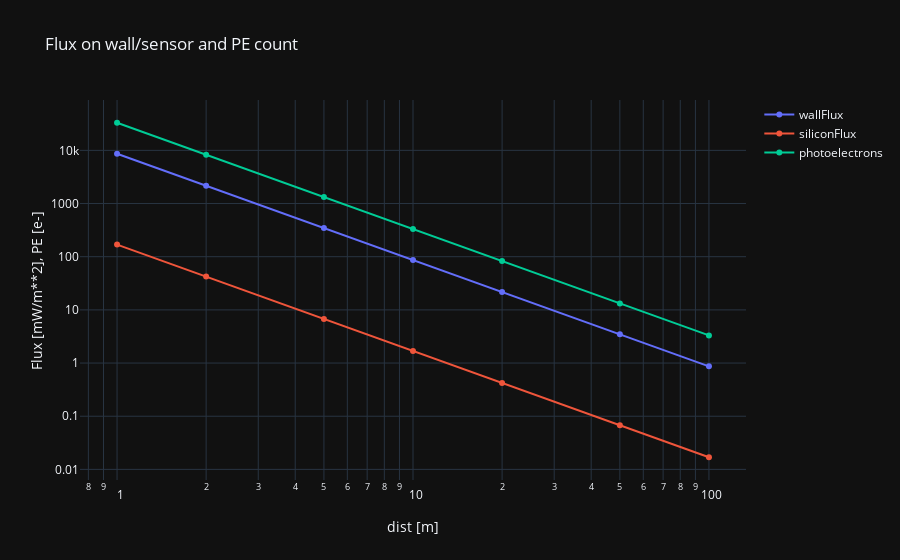

Source (notebook cell):
### Markdown cell above
# Plots vs. distance

### Code cell
dist_vec = np.array([1,2,5,10,20,50,100])
trace0 = go.Scatter(x=dist_vec,
                    y=1000 * photonic.wallFlux(dist_vec=dist_vec), mode='lines+markers',  # Select 'lines', 'markers' or 'lines+markers'
                    name='wallFlux')
trace1 = go.Scatter(x=dist_vec,
                    y=1000 * photonic.siliconFlux2(dist_vec=dist_vec), mode='lines+markers',
                    name='siliconFlux')
trace2 = go.Scatter(x=dist_vec,
                    y=photonic.photoelectron2(dist_vec=dist_vec), mode='lines+markers',
                    name='photoelectrons')

data = [trace0, trace1, trace2]

layout = {'title': 'Flux on wall/sensor and PE count',
          'xaxis': {'title': 'dist [m]',
                    'type': 'log'},  # Select 'log' or 'linear'
          'yaxis': {'title': 'Flux [mW/m**2], PE [e-]',
                    'type': 'log'},  # Select 'log' or 'linear'
          'template': 'plotly_dark'}

iplot({'data': data, 'layout': layout})

### Figure 1 — Plotly figure (JSON) as saved in the notebook; plotly's stock layout.template omitted (floating-point values rounded to 4 significant figures)
{"data": [{"mode": "lines+markers", "name": "wallFlux", "type": "scatter", "x": [1, 2, 5, 10, 20, 50, 100], "y": [8663.0, 2166.0, 346.5, 86.63, 21.66, 3.465, 0.8663]}, {"mode": "lines+markers", "name": "siliconFlux", "type": "scatter", "x": [1, 2, 5, 10, 20, 50, 100], "y": [169.2, 42.3, 6.768, 1.692, 0.423, 0.06768, 0.01692]}, {"mode": "lines+markers", "name": "photoelectrons", "type": "scatter", "x": [1, 2, 5, 10, 20, 50, 100], "y": [33080.0, 8270.0, 1323.0, 330.8, 82.7, 13.23, 3.308]}], "layout": {"title": {"text": "Flux on wall/sensor and PE count"}, "xaxis": {"title": {"text": "dist [m]"}, "type": "log"}, "yaxis": {"title": {"text": "Flux [mW/m**2], PE [e-]"}, "type": "log"}}}
